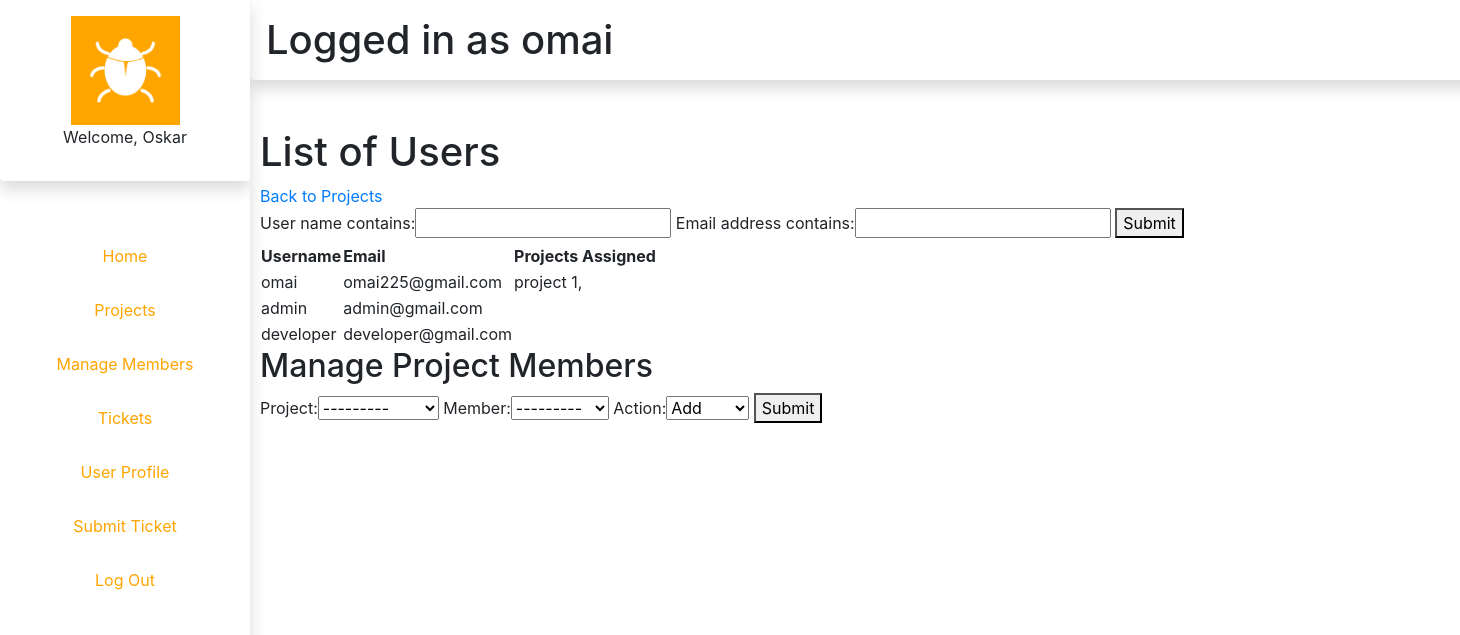
Screenshot of /projects/personnel/ (signed in) with the database file from the repository.
### authenticate/models.py (models this page shows)
class NewUser(AbstractBaseUser, PermissionsMixin):
	email = models.EmailField(_('email address'), unique=True)
	user_name = models.CharField(max_length=150, unique=True)
	first_name = models.CharField(max_length=150, blank=True)
	start_date = models.DateTimeField(default=timezone.now)
	pfp = models.ImageField(default="pfp1.jpg",null=True,blank=True)
	about = models.TextField(_(
		'about'), max_length=150, blank=True)
	is_staff = models.BooleanField(default=False)
	is_active = models.BooleanField(default=True)
	objects = CustomAccountManager()
	USERNAME_FIELD = "email"
	REQUIRED_FIELDS = ['user_name', 'first_name']
	def __str__(self):
		return self.user_name

### projects/models.py (models this page shows, shortened)
class ProjectMember(models.Model):
	project = models.ForeignKey(Project, on_delete=models.CASCADE,related_name="medium_project")
	member = models.ForeignKey(settings.AUTH_USER_MODEL, on_delete=models.CASCADE, related_name="medium_member")
	class Meta:
		unique_together = ["project","member"]

class Project(models.Model):
	submitter = models.ForeignKey(settings.AUTH_USER_MODEL, on_delete=models.CASCADE , related_name= "projects_created")
	name = models.CharField(max_length=64)
	description = models.CharField(max_length=100)
	class Meta:
		unique_together = ["name", 'submitter']
	def __str__(self):
		return u'{0}'.format(str(self.id) + ": " + self.name)

### authenticate/decorators.py (the view)
		def wrapper_func(request, *args,**kwargs):
			group = None
			if request.user.groups.exists():
				group = request.user.groups.all()[0].name
			if group in allowed_roles:
				return view_func(request,*args,**kwargs)
			else:
				return HttpResponse("You are not authorized to view this page")

### projects/forms.py
class AssignProjectForm(forms.Form):
	actionChoices = (
		('0',u'Add'),
		('1',u'Remove')
		)
	project = forms.ModelChoiceField(queryset= Project.objects.all(), label=None)
	member = forms.ModelChoiceField(queryset= NewUser.objects.filter(groups__name__in=['admin','developer']), label=None)
	action = forms.ChoiceField(required = True, choices= actionChoices)
	class Meta:
		model = ProjectMember
		fields = ['project','member']

### projects/templates/personnel/index.html (shortened to what this page needs)
{% extends "authenticate/layout.html" %}
{% block body %}
	<div>
		<h1>List of Users</h1>
		<a href="{%url 'projects:index'%}">Back to Projects</a>
		<form method="get">
			{{user_filter.form}}
			<button type="submit">Submit</button>
		</form>
		<div>
			<table>
				<tr>
					<th>Username</th>
					<th>Email</th>
					<th>Projects Assigned</th>
				</tr>
			{% for user in user_list %}
				<tr>
					<td>{{user.user_name}}</td>
					<td>{{user.email}}</td>
					<td>
					{% for instance in user.medium_member.all %}
						{{instance.project.name}},
					{%endfor%}
					</td>
				</tr>
			{%endfor%}
			</table>
		</div>
		<div>
			<h2>Manage Project Members</h2>
			<form method="post" action="{% url 'projects:personnel' %}">
				{{form}}
				<button type="submit">Submit</button>
			</form>
		</div>
	</div>
{% endblock %}

### authenticate/templates/authenticate/layout.html (shortened to what this page needs)
{% load static %}
<!DOCTYPE html>
<html>
<head>
		<link rel="stylesheet" href="https://stackpath.bootstrapcdn.com/bootstrap/4.3.1/css/bootstrap.min.css">
		<link rel="stylesheet" type= "text/css" href="{% static '/css/style.css' %}">
</head>
<body>
	<div id="nav" class="shadow">
		<ul>
			<div class="shadow p-3 mb-5 rounded">
				<img src="{%static 'logo.png' %}">
				<p>Welcome, {{user.first_name}}</p>
			</div>
			{%if request.user.is_superuser%}
				<li><a href="{%url 'authenticate:home' %}">Home</a></li>
				<li><a href="{%url 'projects:index' %}">Projects</a></li>
				<li><a href="{%url 'projects:personnel' %}">Manage Members</a></li>
			{%endif%}
			{%if request.user.is_staff%}
				<li><a href="{%url 'tickets:index' %}">Tickets</a></li>
			{%endif%}
				<li><a href="{%url 'user_profile:index' %}">User Profile</a></li>
				<li><a href="{%url 'tickets:submit' %}">Submit Ticket</a></li>
				<li><a href="{%url 'authenticate:logout' %}">Log Out</a></li>
		</ul>
	</div>
	<div id="topbar" class="shadow p-3 mb-5 bg-white rounded">
		<div>
			<h1>Logged in as {{user.user_name}}</h1>
		</div>
	</div>
	<div id="main" class="justify-content-center">
		{% block body%}
		{%endblock%}
	</div>
</body>
</html>

### static/css/style.css (style rules this page uses)
#nav { height:100%; width:250px; position:fixed; z-index:1; top:0; left:0; overflow:hidden; background-color:white; text-align: center; }
#nav ul img { height:50%; width:50%; right:0; background-color: orange; }
#nav ul { margin: 0px; padding: 0px; }
#nav ul li { list-style-type: none; }
#nav ul li a { padding: 15px; display: block; background-color:white; color: orange; tex-decoration:none; transition: .5s background-color; }
#topbar { background-color:white; margin-left:250px; height:80px; width:100%; }
#main { margin-left:250px; padding:0px 10px; }

### rows the page displays
NewUser: first_name "Oskar", user_name "omai", email "omai225@gmail.com"
ProjectMember: project.name "project 1"
NewUser: user_name "admin", email "admin@gmail.com"
NewUser: user_name "developer", email "developer@gmail.com"
